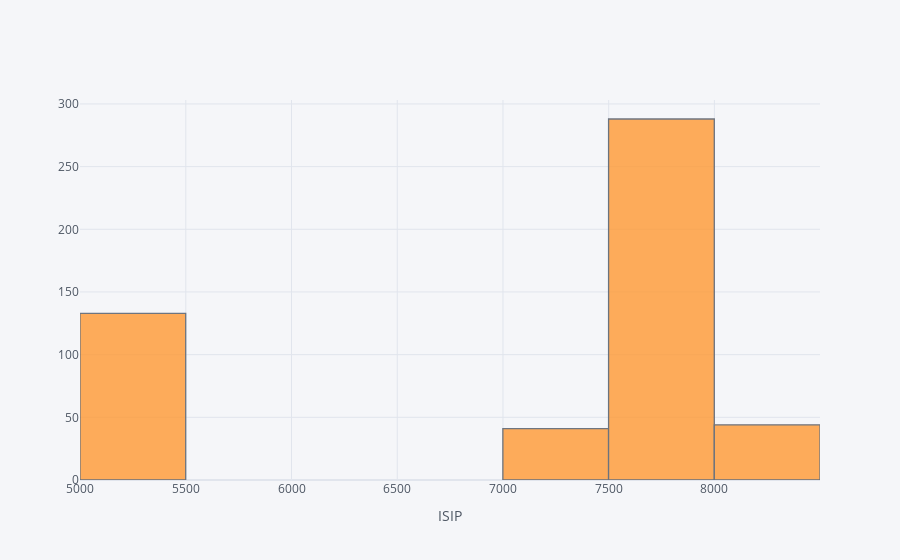

Notebook code cell kept with this figure:
### Code cell
df_Shale['ISIP'].iplot(kind='hist', xTitle='ISIP')

### Figure 1 — Plotly figure (JSON) as saved in the notebook; plotly's stock layout.template omitted (floating-point values rounded to 4 significant figures; data arrays with more than 128 entries replaced by an {"elided": "..."} marker saying what was removed)
{"data": [{"histfunc": "count", "histnorm": "", "marker": {"color": "rgba(255, 153, 51, 1.0)", "line": {"color": "#4D5663", "width": 1.3}}, "name": "ISIP", "opacity": 0.8, "orientation": "v", "type": "histogram", "x": {"elided": "506 int values"}}], "layout": {"barmode": "overlay", "legend": {"bgcolor": "#F5F6F9", "font": {"color": "#4D5663"}}, "paper_bgcolor": "#F5F6F9", "plot_bgcolor": "#F5F6F9", "title": {"font": {"color": "#4D5663"}}, "xaxis": {"gridcolor": "#E1E5ED", "showgrid": true, "tickfont": {"color": "#4D5663"}, "title": {"font": {"color": "#4D5663"}, "text": "ISIP"}, "zerolinecolor": "#E1E5ED"}, "yaxis": {"gridcolor": "#E1E5ED", "showgrid": true, "tickfont": {"color": "#4D5663"}, "title": {"font": {"color": "#4D5663"}, "text": ""}, "zerolinecolor": "#E1E5ED"}}}
